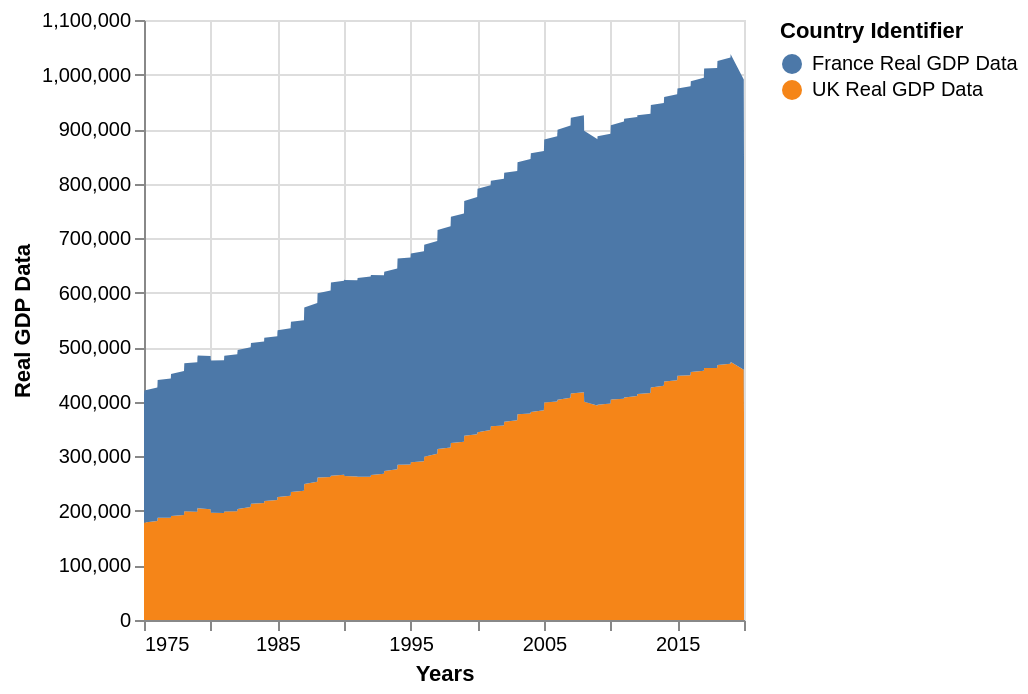

The specification (Vega-Lite) saved for this image:
### Vega-Lite specification from a JSON file in a GitHub repository (floating-point values rounded to 4 significant figures; data arrays with more than 128 entries replaced by an {"elided": "..."} marker saying what was removed)
{"$schema": "https://vega.github.io/schema/vega-lite/v5.json", "data": {"values": {"elided": "366 records"}}, "mark": "area", "encoding": {"x": {"field": "Years", "type": "temporal"}, "y": {"field": "Real GDP Data", "type": "quantitative"}, "xOffset": {"field": "Country Identifier"}, "color": {"field": "Country Identifier"}}, "config": {}}
